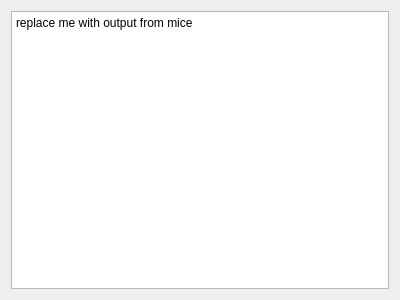
<?xml version="1.0" encoding="UTF-8"?>
<ui version="4.0">
 <class>WizardPage</class>
 <widget class="QWizardPage" name="WizardPage">
  <property name="geometry">
   <rect>
    <x>0</x>
    <y>0</y>
    <width>400</width>
    <height>300</height>
   </rect>
  </property>
  <property name="windowTitle">
   <string>WizardPage</string>
  </property>
  <property name="subTitle">
   <string>MICE Output</string>
  </property>
  <layout class="QVBoxLayout" name="verticalLayout">
   <item>
    <widget class="QPlainTextEdit" name="plainTextEdit">
     <property name="readOnly">
      <bool>true</bool>
     </property>
     <property name="plainText">
      <string>replace me with output from mice</string>
     </property>
    </widget>
   </item>
  </layout>
 </widget>
 <resources/>
 <connections/>
</ui>
